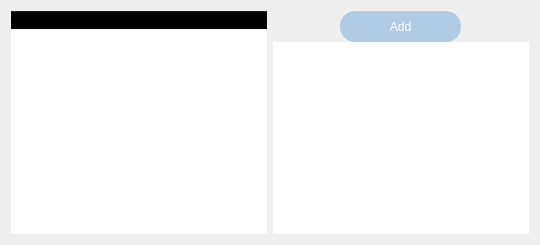
            <widget class="QWidget" name="tab_3">
             <attribute name="title">
              <string>页</string>
             </attribute>
             <layout class="QHBoxLayout" name="horizontalLayout_12">
              <item>
               <widget class="QTreeWidget" name="ch_tree">
                <property name="styleSheet">
                 <string notr="true">QTreeWidget { border: none; 
}
QHeaderView::section { background-color: transparent; }</string>
                </property>
                <column>
                 <property name="text">
                  <string>Chloroplast</string>
                 </property>
                </column>
               </widget>
              </item>
              <item>
               <layout class="QVBoxLayout" name="verticalLayout_8">
                <property name="spacing">
                 <number>0</number>
                </property>
                <item alignment="Qt::AlignHCenter|Qt::AlignVCenter">
                 <widget class="QPushButton" name="ch_add">
                  <property name="minimumSize">
                   <size>
                    <width>121</width>
                    <height>31</height>
                   </size>
                  </property>
                  <property name="maximumSize">
                   <size>
                    <width>121</width>
                    <height>31</height>
                   </size>
                  </property>
                  <property name="styleSheet">
                   <string notr="true">QPushButton {  
    background-color: rgb(178, 203, 229); /* 设置背景颜色，这里以绿色为例 */  
    border: none; /* 移除边框 */  
    border-radius: 15px; /* 设置圆角半径 */  
    color: white; /* 设置文本颜色 */  
    padding: 10px 20px; /* 设置内边距 */  
}  
  
/* 当按钮被按下时的样式 */  
QPushButton:pressed {  
    background-color: rgb(159, 186, 214); /* 设置按下时的背景颜色，这里是稍暗的绿色 */  
}</string>
                  </property>
                  <property name="text">
                   <string>Add</string>
                  </property>
                 </widget>
                </item>
                <item>
                 <widget class="QListWidget" name="ch_list">
                  <property name="styleSheet">
                   <string notr="true">border:0px
</string>
                  </property>
                 </widget>
                </item>
               </layout>
              </item>
             </layout>
            </widget>
